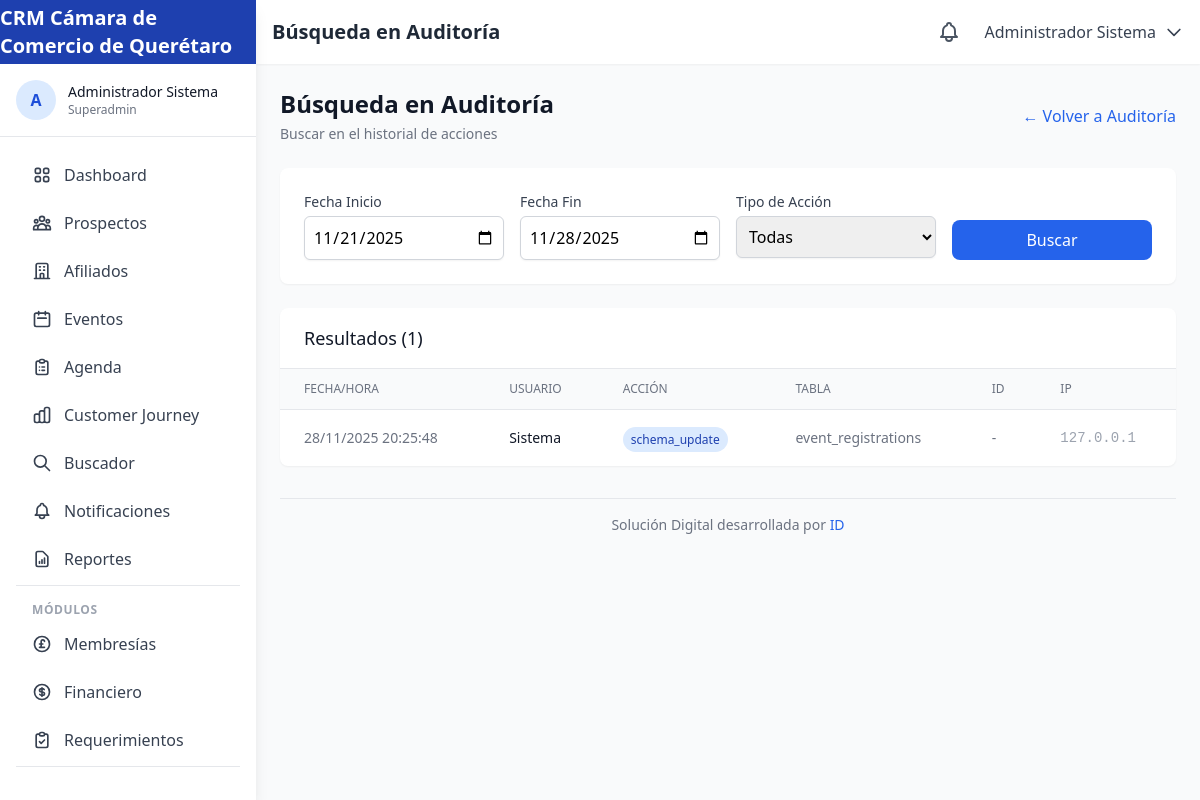
The page /auditoria/buscar (signed in) on the database as committed earlier.
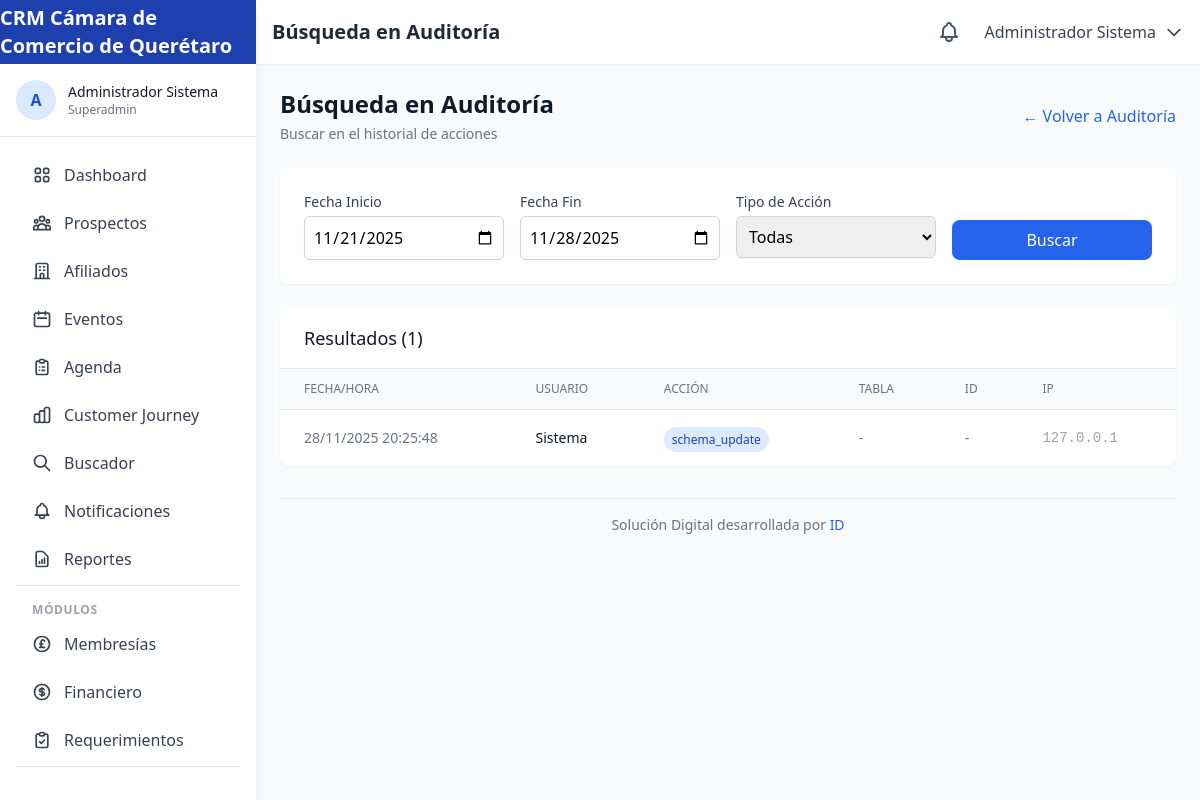
The same page on the database as committed later.
### tables this page shows
CREATE TABLE IF NOT EXISTS `audit_log` (
    `id` INT UNSIGNED AUTO_INCREMENT PRIMARY KEY,
    `user_id` INT UNSIGNED,
    `action` VARCHAR(100) NOT NULL,
    `table_name` VARCHAR(100),
    `record_id` INT UNSIGNED,
    `old_values` JSON,
    `new_values` JSON,
    `ip_address` VARCHAR(45),
    `user_agent` TEXT,
    `created_at` TIMESTAMP DEFAULT CURRENT_TIMESTAMP,
    FOREIGN KEY (`user_id`) REFERENCES `users`(`id`) ON DELETE SET NULL,
    INDEX `idx_table_record` (`table_name`, `record_id`)
);

### app/controllers/AuditController.php (called while the page is built, shortened)
<?php
class AuditController extends Controller {
    private AuditLog $auditModel;
    public function __construct(array $params = []) {
        $this->auditModel = new AuditLog();
    }
    public function search(): void {
        $startDate = $this->sanitize($this->getInput('start_date', date('Y-m-d', strtotime('-7 days'))));
        $endDate = $this->sanitize($this->getInput('end_date', date('Y-m-d')));
        $action = $this->sanitize($this->getInput('action', ''));
        $logs = [];
        if (!empty($action)) {
            $logs = $this->auditModel->getByAction($action);
        } else {
            $logs = $this->auditModel->getByDateRange($startDate, $endDate);
        }
        $actionsSummary = $this->auditModel->getActionsSummary();
        $this->view('audit/search', [
            'pageTitle' => 'Búsqueda en Auditoría',
            'currentPage' => 'auditoria',
            'logs' => $logs,
            'startDate' => $startDate,
            'endDate' => $endDate,
            'action' => $action,
            'actionsSummary' => $actionsSummary
        ]);
    }
}

### public/index.php (called while the page is built, shortened)
<?php
spl_autoload_register(function ($class) {
    $paths = [
        APP_PATH . '/core/' . $class . '.php',
        APP_PATH . '/controllers/' . $class . '.php',
        APP_PATH . '/models/' . $class . '.php'
    ];
    foreach ($paths as $path) {
        if (file_exists($path)) {
            return;
        }
    }
});
$router = new Router();
$router->add('', ['controller' => 'home', 'action' => 'index']);
$router->add('login', ['controller' => 'auth', 'action' => 'login']);
$router->add('logout', ['controller' => 'auth', 'action' => 'logout']);
$router->add('register', ['controller' => 'auth', 'action' => 'register']);
$router->add('recuperar-password', ['controller' => 'auth', 'action' => 'forgotPassword']);
$router->add('restablecer-password', ['controller' => 'auth', 'action' => 'resetPassword']);
$router->add('dashboard', ['controller' => 'dashboard', 'action' => 'index']);
$router->add('dashboard/afiliador', ['controller' => 'dashboard', 'action' => 'afiliador']);
$router->add('dashboard/comercial', ['controller' => 'dashboard', 'action' => 'comercial']);
$router->add('dashboard/direccion', ['controller' => 'dashboard', 'action' => 'direccion']);
$router->add('dashboard/contabilidad', ['controller' => 'dashboard', 'action' => 'contabilidad']);
$router->add('prospectos', ['controller' => 'prospects', 'action' => 'index']);
$router->add('prospectos/nuevo', ['controller' => 'prospects', 'action' => 'create']);
$router->add('prospectos/{id}', ['controller' => 'prospects', 'action' => 'show']);
$router->add('prospectos/{id}/editar', ['controller' => 'prospects', 'action' => 'edit']);
$router->add('prospectos/{id}/eliminar', ['controller' => 'prospects', 'action' => 'delete']);
$router->add('prospectos/canal/{channel}', ['controller' => 'prospects', 'action' => 'byChannel']);
$router->add('afiliados', ['controller' => 'affiliates', 'action' => 'index']);
$router->add('afiliados/nuevo', ['controller' => 'affiliates', 'action' => 'create']);
$router->add('afiliados/{id}', ['controller' => 'affiliates', 'action' => 'show']);
$router->add('afiliados/{id}/editar', ['controller' => 'affiliates', 'action' => 'edit']);
$router->add('afiliados/{id}/expediente', ['controller' => 'affiliates', 'action' => 'digitalFile']);
$router->add('afiliados/vencimientos', ['controller' => 'affiliates', 'action' => 'expirations']);
$router->add('afiliados/exafiliados', ['controller' => 'affiliates', 'action' => 'former']);
$router->add('eventos', ['controller' => 'events', 'action' => 'index']);
$router->add('eventos/nuevo', ['controller' => 'events', 'action' => 'create']);
$router->add('eventos/categorias', ['controller' => 'events', 'action' => 'categories']);
$router->add('eventos/{id}', ['controller' => 'events', 'action' => 'show']);
$router->add('eventos/{id}/editar', ['controller' => 'events', 'action' => 'edit']);
$router->add('eventos/{id}/registro', ['controller' => 'events', 'action' => 'registration']);
$router->add('eventos/{id}/asistencia', ['controller' => 'events', 'action' => 'attendance']);
$router->add('evento/{url}', ['controller' => 'events', 'action' => 'publicRegistration']);
$router->add('evento/pago/{code}', ['controller' => 'events', 'action' => 'payment']);
$router->add('evento/boleto/{code}', ['controller' => 'events', 'action' => 'printableTicket']);
$router->add('agenda', ['controller' => 'agenda', 'action' => 'index']);
$router->add('agenda/nueva', ['controller' => 'agenda', 'action' => 'create']);
$router->add('agenda/{id}', ['controller' => 'agenda', 'action' => 'show']);
$router->add('agenda/{id}/editar', ['controller' => 'agenda', 'action' => 'edit']);
$router->add('agenda/api/eventos', ['controller' => 'agenda', 'action' => 'apiEvents']);
$router->add('buscador', ['controller' => 'search', 'action' => 'index']);
$router->add('buscador/resultados', ['controller' => 'search', 'action' => 'results']);
$router->add('buscador/no-match', ['controller' => 'search', 'action' => 'noMatch']);
$router->add('journey', ['controller' => 'journey', 'action' => 'index']);
$router->add('journey/{id}', ['controller' => 'journey', 'action' => 'show']);
$router->add('journey/upselling', ['controller' => 'journey', 'action' => 'upselling']);
$router->add('journey/crossselling', ['controller' => 'journey', 'action' => 'crossselling']);
$router->add('notificaciones', ['controller' => 'notifications', 'action' => 'index']);
$router->add('notificaciones/marcar-leida/{id}', ['controller' => 'notifications', 'action' => 'markRead']);
$router->add('reportes', ['controller' => 'reports', 'action' => 'index']);
$router->add('reportes/comerciales', ['controller' => 'reports', 'action' => 'commercial']);
$router->add('reportes/financieros', ['controller' => 'reports', 'action' => 'financial']);
$router->add('reportes/operativos', ['controller' => 'reports', 'action' => 'operational']);
$router->add('configuracion', ['controller' => 'config', 'action' => 'index']);
$router->add('configuracion/sitio', ['controller' => 'config', 'action' => 'site']);
$router->add('configuracion/correo', ['controller' => 'config', 'action' => 'email']);
$router->add('configuracion/correo/probar', ['controller' => 'config', 'action' => 'testEmail']);
$router->add('configuracion/estilos', ['controller' => 'config', 'action' => 'styles']);
$router->add('configuracion/pagos', ['controller' => 'config', 'action' => 'payments']);
$router->add('configuracion/api', ['controller' => 'config', 'action' => 'api']);
$router->add('configuracion/usuarios', ['controller' => 'config', 'action' => 'users']);
$router->add('perfil', ['controller' => 'profile', 'action' => 'index']);
$router->add('perfil/actualizar', ['controller' => 'profile', 'action' => 'update']);
$router->add('perfil/password', ['controller' => 'profile', 'action' => 'changePassword']);
$router->add('usuarios', ['controller' => 'users', 'action' => 'index']);
$router->add('usuarios/nuevo', ['controller' => 'users', 'action' => 'create']);
$router->add('usuarios/{id}', ['controller' => 'users', 'action' => 'show']);
$router->add('usuarios/{id}/editar', ['controller' => 'users', 'action' => 'edit']);
$router->add('membresias', ['controller' => 'memberships', 'action' => 'index']);
$router->add('membresias/nuevo', ['controller' => 'memberships', 'action' => 'create']);
$router->add('membresias/{id}', ['controller' => 'memberships', 'action' => 'show']);
$router->add('membresias/{id}/editar', ['controller' => 'memberships', 'action' => 'edit']);
$router->add('financiero', ['controller' => 'financial', 'action' => 'index']);
$router->add('financiero/pagos', ['controller' => 'financial', 'action' => 'payments']);
$router->add('financiero/facturas', ['controller' => 'financial', 'action' => 'invoices']);
$router->add('financiero/reporte', ['controller' => 'financial', 'action' => 'report']);
$router->add('financiero/registrar-pago', ['controller' => 'financial', 'action' => 'recordPayment']);
$router->add('financiero/generar-factura', ['controller' => 'financial', 'action' => 'generateInvoice']);
$router->add('financiero/categorias', ['controller' => 'financial', 'action' => 'categories']);
$router->add('financiero/movimientos', ['controller' => 'financial', 'action' => 'transactions']);
$router->add('financiero/reporte-movimientos', ['controller' => 'financial', 'action' => 'transactionsReport']);
$router->add('importar', ['controller' => 'import', 'action' => 'index']);
$router->add('importar/procesar', ['controller' => 'import', 'action' => 'process']);
$router->add('importar/plantilla', ['controller' => 'import', 'action' => 'template']);
$router->add('auditoria', ['controller' => 'audit', 'action' => 'index']);
$router->add('auditoria/buscar', ['controller' => 'audit', 'action' => 'search']);
$router->add('auditoria/actividad', ['controller' => 'audit', 'action' => 'activity']);
$router->add('auditoria/usuario/{id}', ['controller' => 'audit', 'action' => 'byUser']);
$router->add('auditoria/tabla', ['controller' => 'audit', 'action' => 'byTable']);
$router->add('requerimientos', ['controller' => 'requirements', 'action' => 'index']);
$router->add('requerimientos/nuevo', ['controller' => 'requirements', 'action' => 'create']);
$router->add('requerimientos/categorias', ['controller' => 'requirements', 'action' => 'categories']);
$router->add('requerimientos/mis-requerimientos', ['controller' => 'requirements', 'action' => 'myRequirements']);
$router->add('requerimientos/actualizar-estado', ['controller' => 'requirements', 'action' => 'updateStatus']);
$router->add('requerimientos/{id}', ['controller' => 'requirements', 'action' => 'show']);
$router->add('requerimientos/{id}/editar', ['controller' => 'requirements', 'action' => 'edit']);
$router->add('api/prospectos', ['controller' => 'api', 'action' => 'prospects']);
$router->add('api/afiliados', ['controller' => 'api', 'action' => 'affiliates']);
$router->add('api/eventos', ['controller' => 'api', 'action' => 'events']);
$router->add('api/dashboard', ['controller' => 'api', 'action' => 'dashboard']);
$router->add('api/notificaciones', ['controller' => 'api', 'action' => 'notifications']);
$router->add('api/buscar', ['controller' => 'api', 'action' => 'search']);
$router->add('api/buscar-empresa', ['controller' => 'api', 'action' => 'searchCompany']);
$router->add('api/eventos/verificar-url', ['controller' => 'api', 'action' => 'verifyEventUrl']);
$router->add('api/eventos/confirmar-pago', ['controller' => 'api', 'action' => 'confirmEventPayment']);
$router->add('api/eventos/validar-qr', ['controller' => 'api', 'action' => 'validateEventQR']);
$url = $_GET['url'] ?? '';
try {
    $router->dispatch($url);
} catch (Exception $e) {
    $code = $e->getCode() ?: 500;
    http_response_code($code);
    if ($code === 404) {
        require_once APP_PATH . '/views/errors/404.php';
    } else {
        echo "Error: " . $e->getMessage();
    }
}

### app/core/Database.php (called while the page is built, shortened)
<?php
class Database {
    private static $instance = null;
    private $pdo;
    private function __construct() {
        try {
            $dsn = "mysql:host=" . DB_HOST . ";dbname=" . DB_NAME . ";charset=" . DB_CHARSET;
            $this->pdo = new PDO($dsn, DB_USER, DB_PASS, DB_OPTIONS);
        } catch (PDOException $e) {
            throw new Exception("Database connection failed: " . $e->getMessage());
        }
    }
    public static function getInstance(): self {
        if (self::$instance === null) {
            self::$instance = new self();
        }
        return self::$instance;
    }
    public function query(string $sql, array $params = []): PDOStatement {
        $stmt = $this->pdo->prepare($sql);
        $stmt->execute($params);
        return $stmt;
    }
    public function fetchAll(string $sql, array $params = []): array {
        $stmt = $this->query($sql, $params);
        return $stmt->fetchAll();
    }
}

### app/models/AuditLog.php (called while the page is built, shortened)
<?php
class AuditLog extends Model {
    protected string $table = 'audit_log';
    public function getByDateRange(string $startDate, string $endDate): array {
        $sql = "SELECT al.*, u.name as user_name
                FROM {$this->table} al
                LEFT JOIN users u ON al.user_id = u.id
                WHERE DATE(al.created_at) BETWEEN :start_date AND :end_date
                ORDER BY al.created_at DESC";
        return $this->raw($sql, [
            'start_date' => $startDate,
            'end_date' => $endDate
        ]);
    }
}

### app/core/Model.php (called while the page is built, shortened)
<?php
abstract class Model {
    protected Database $db;
    public function __construct() {
        $this->db = Database::getInstance();
    }
    protected function raw(string $sql, array $params = []): array {
        return $this->db->fetchAll($sql, $params);
    }
}

### app/views/audit/search.php (the view, shortened to what the changed rows need)
<div class="space-y-6">
    <div class="flex items-center justify-between">
        <div>
            <h2 class="text-2xl font-bold text-gray-900">Búsqueda en Auditoría</h2>
        </div>
    </div>
    <?php if (!empty($logs)): ?>
    <div class="bg-white rounded-lg shadow-sm overflow-hidden">
        <div class="overflow-x-auto">
            <table class="min-w-full divide-y divide-gray-200">
                <thead class="bg-gray-50">
                    <tr>
                        <th class="px-6 py-3 text-left text-xs font-medium text-gray-500 uppercase">Fecha/Hora</th>
                        <th class="px-6 py-3 text-left text-xs font-medium text-gray-500 uppercase">Usuario</th>
                        <th class="px-6 py-3 text-left text-xs font-medium text-gray-500 uppercase">Acción</th>
                        <th class="px-6 py-3 text-left text-xs font-medium text-gray-500 uppercase">Tabla</th>
                        <th class="px-6 py-3 text-left text-xs font-medium text-gray-500 uppercase">ID</th>
                        <th class="px-6 py-3 text-left text-xs font-medium text-gray-500 uppercase">IP</th>
                    </tr>
                </thead>
                <tbody class="divide-y divide-gray-200">
                    <?php foreach ($logs as $log): ?>
                    <tr class="hover:bg-gray-50">
                        <td class="px-6 py-4 whitespace-nowrap text-sm text-gray-500">
                            <?php echo date('d/m/Y H:i:s', strtotime($log['created_at'])); ?>
                        </td>
                        <td class="px-6 py-4 whitespace-nowrap text-sm text-gray-900">
                            <?php echo htmlspecialchars($log['user_name'] ?? 'Sistema'); ?>
                        </td>
                        <td class="px-6 py-4 whitespace-nowrap">
                            <span class="px-2 py-1 text-xs rounded-full bg-blue-100 text-blue-800">
                                <?php echo htmlspecialchars($log['action']); ?>
                            </span>
                        </td>
                        <td class="px-6 py-4 whitespace-nowrap text-sm text-gray-500">
                            <?php echo htmlspecialchars($log['table_name'] ?? '-'); ?>
                        </td>
                        <td class="px-6 py-4 whitespace-nowrap text-sm text-gray-500">
                            <?php echo $log['record_id'] ?? '-'; ?>
                        </td>
                        <td class="px-6 py-4 whitespace-nowrap text-sm text-gray-400 font-mono">
                            <?php echo htmlspecialchars($log['ip_address'] ?? '-'); ?>
                        </td>
                    </tr>
                    <?php endforeach; ?>
                </tbody>
            </table>
        </div>
    </div>
    <?php else: ?>
    <div class="bg-white rounded-lg shadow-sm p-6 text-center text-gray-500">
        No se encontraron registros con los criterios seleccionados.
    </div>
    <?php endif; ?>
</div>

Rows that differ between the two databases and show on the page:
changed audit_log "schema_update": table_name "event_registrations" → "-"
